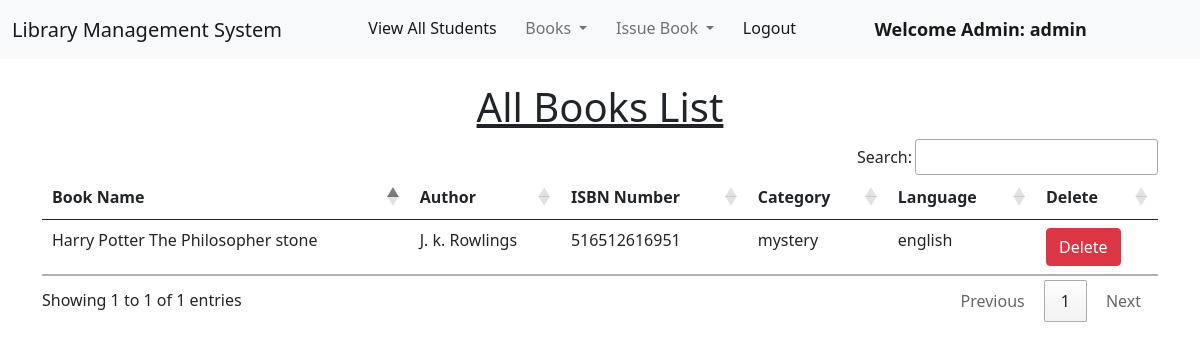
/view_book/1/ (signed in), run on the app's committed database.
### library/models.py (models this page shows, shortened)
class Book(models.Model):
    title = models.CharField(max_length=200)
    author = models.CharField(max_length=200)
    isbn = models.PositiveIntegerField()
    genre = models.CharField(max_length=50)
    language = models.CharField(max_length=50)

### library/views.py (the view)
# urls.py: path("view_book/<int:pk>/", views.BookDetail.as_view(), name="view_book"),
class BookDetail(LoginRequiredMixin,DetailView):
    model=Book
    fields='__all__'
    template_name = 'view_book.html'

### library/templates/view_book.html (shortened to what this page needs)
{% extends 'admin_navbar.html' %}
{% load static %}
{% block body %}
<div class="container mt-4">
    <h1 class="text-center"><u>All Books List</u></h1>
    <table class="table table-hover" id="example">
        <thead>
            <tr>
                <th>Book Name</th>
                <th>Author</th>
                <th>ISBN Number</th>
                <th>Category</th>
                <th>Language</th>
                <th>Delete</th>
            </tr>
        </thead>
        <tbody>
            <tr>
                <td>{{book.title}}</td>
                <td>{{book.author}}</td>
                <td>{{book.isbn}}</td>
                <td>{{book.genre}}</td>
                <td>{{book.language}}</td>
                <td><a href="/delete_book/{{book.id}}/" class="btn btn-danger" onclick="return confirm('Are you sure you want to delete this book?')">Delete</a></td>
            </tr>
        </tbody>
    </table>
    </div>
{% endblock %}

### library/templates/admin_navbar.html (shortened to what this page needs)
<!doctype html>
<html lang="en">
  <head>
    <link href="https://cdn.jsdelivr.net/npm/bootstrap@5.1.0/dist/css/bootstrap.min.css" rel="stylesheet">
    <link rel="stylesheet" href="https://cdn.datatables.net/1.10.25/css/jquery.dataTables.min.css">
    <link rel="stylesheet" href="https://cdn.datatables.net/buttons/1.7.1/css/buttons.dataTables.min.css">
  </head>
  <body>
    <nav class="navbar navbar-expand-lg navbar-light bg-light">
        <div class="container-fluid">
          <a class="navbar-brand" href="/view_books/">Library Management System</a>
          <div class="collapse navbar-collapse" id="navbarSupportedContent">
            <ul class="navbar-nav me-auto mb-2 mb-lg-0">
              <li class="nav-item">
                <a class="nav-link active" aria-current="page" href="/view_students/">View All Students</a>
              </li>
              <li class="nav-item dropdown">
                <a class="nav-link dropdown-toggle" href="#" id="navbarDropdown" role="button" data-bs-toggle="dropdown" aria-expanded="false">
                  Books
                </a>
              </li>
              <li class="nav-item dropdown">
                <a class="nav-link dropdown-toggle" href="#" id="navbarDropdown" role="button" data-bs-toggle="dropdown" aria-expanded="false">
                  Issue Book
                </a>
              </li>
              <li class="nav-item">
                <a class="nav-link active" aria-current="page" href="/logout/">Logout</a>
              </li>
              <li class="nav-item">
                <a style="font-weight:600; font-family:'Segoe UI', Tahoma, Geneva, Verdana, sans-serif; font-size: large;" class="nav-link active" href="#">Welcome Admin: {{request.user}}</a>
              </li>
            </ul>
          </div>
        </div>
      </nav>
      {% block body %}
      {% endblock %}
  </body>
</html>

### data on the page
Book: title "Harry Potter The Philosopher stone", author "J. k. Rowlings", isbn "516512616951", genre "mystery", language "english"

### other printed values
{{ request.user }} "admin"
